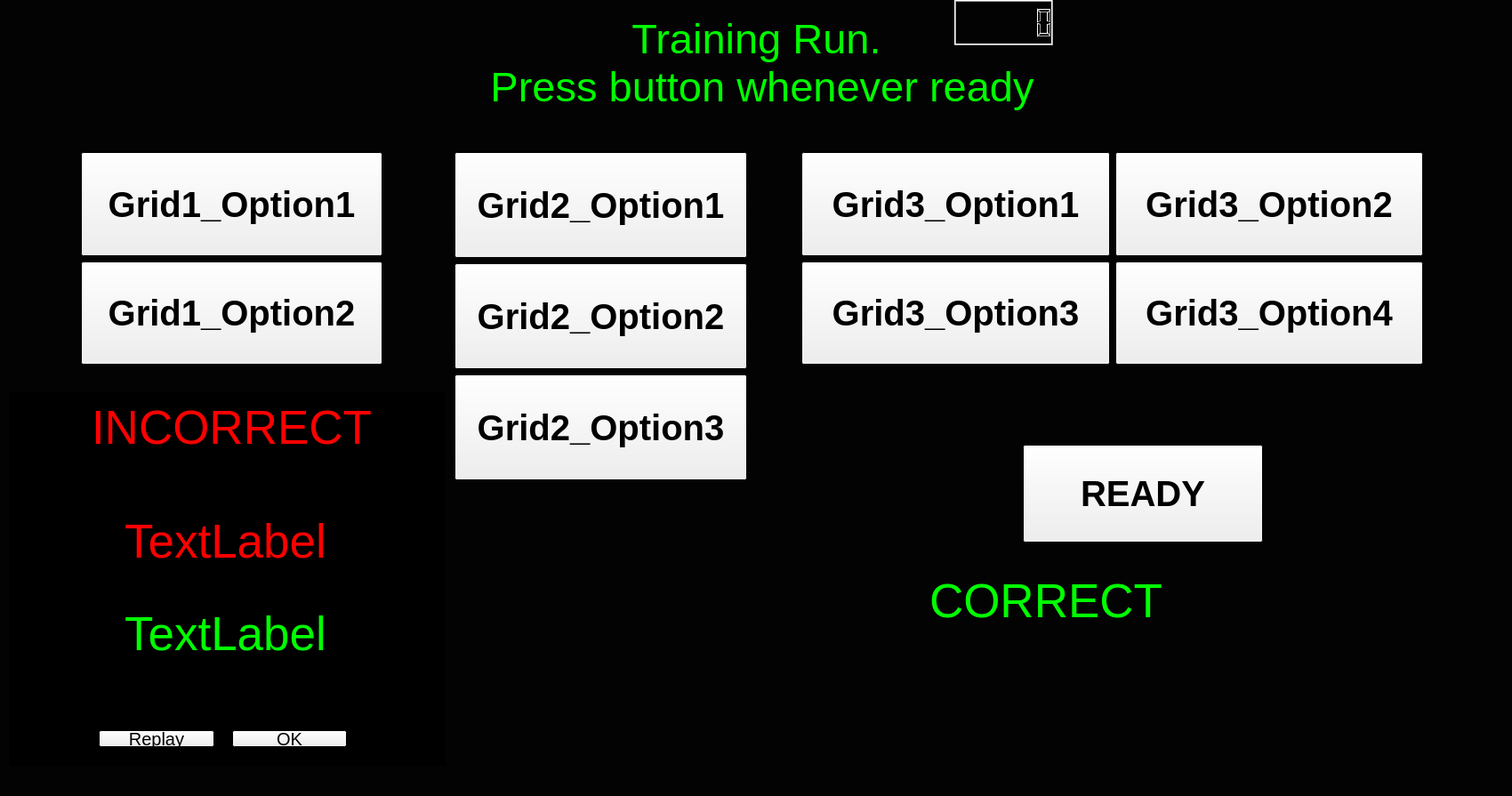
<?xml version="1.0" encoding="UTF-8"?>
<ui version="4.0">
 <class>VowelRecogTraining</class>
 <widget class="QMainWindow" name="VowelRecogTraining">
  <property name="geometry">
   <rect>
    <x>0</x>
    <y>0</y>
    <width>1700</width>
    <height>895</height>
   </rect>
  </property>
  <property name="sizePolicy">
   <sizepolicy hsizetype="Preferred" vsizetype="Preferred">
    <horstretch>0</horstretch>
    <verstretch>0</verstretch>
   </sizepolicy>
  </property>
  <property name="palette">
   <palette>
    <active>
     <colorrole role="Base">
      <brush brushstyle="SolidPattern">
       <color alpha="255">
        <red>255</red>
        <green>255</green>
        <blue>255</blue>
       </color>
      </brush>
     </colorrole>
     <colorrole role="Window">
      <brush brushstyle="SolidPattern">
       <color alpha="255">
        <red>3</red>
        <green>3</green>
        <blue>3</blue>
       </color>
      </brush>
     </colorrole>
    </active>
    <inactive>
     <colorrole role="Base">
      <brush brushstyle="SolidPattern">
       <color alpha="255">
        <red>255</red>
        <green>255</green>
        <blue>255</blue>
       </color>
      </brush>
     </colorrole>
     <colorrole role="Window">
      <brush brushstyle="SolidPattern">
       <color alpha="255">
        <red>3</red>
        <green>3</green>
        <blue>3</blue>
       </color>
      </brush>
     </colorrole>
    </inactive>
    <disabled>
     <colorrole role="Base">
      <brush brushstyle="SolidPattern">
       <color alpha="255">
        <red>3</red>
        <green>3</green>
        <blue>3</blue>
       </color>
      </brush>
     </colorrole>
     <colorrole role="Window">
      <brush brushstyle="SolidPattern">
       <color alpha="255">
        <red>3</red>
        <green>3</green>
        <blue>3</blue>
       </color>
      </brush>
     </colorrole>
    </disabled>
   </palette>
  </property>
  <property name="font">
   <font>
    <pointsize>30</pointsize>
    <weight>50</weight>
    <bold>false</bold>
   </font>
  </property>
  <property name="windowTitle">
   <string>Vowel Recognition Training</string>
  </property>
  <widget class="QWidget" name="MainWidget">
   <property name="sizePolicy">
    <sizepolicy hsizetype="Fixed" vsizetype="Fixed">
     <horstretch>0</horstretch>
     <verstretch>0</verstretch>
    </sizepolicy>
   </property>
   <property name="font">
    <font>
     <weight>50</weight>
     <bold>false</bold>
    </font>
   </property>
   <widget class="QLabel" name="status">
    <property name="geometry">
     <rect>
      <x>50</x>
      <y>0</y>
      <width>1601</width>
      <height>141</height>
     </rect>
    </property>
    <property name="palette">
     <palette>
      <active>
       <colorrole role="WindowText">
        <brush brushstyle="SolidPattern">
         <color alpha="255">
          <red>0</red>
          <green>255</green>
          <blue>0</blue>
         </color>
        </brush>
       </colorrole>
      </active>
      <inactive>
       <colorrole role="WindowText">
        <brush brushstyle="SolidPattern">
         <color alpha="255">
          <red>0</red>
          <green>255</green>
          <blue>0</blue>
         </color>
        </brush>
       </colorrole>
      </inactive>
      <disabled>
       <colorrole role="WindowText">
        <brush brushstyle="SolidPattern">
         <color alpha="255">
          <red>120</red>
          <green>120</green>
          <blue>120</blue>
         </color>
        </brush>
       </colorrole>
      </disabled>
     </palette>
    </property>
    <property name="font">
     <font>
      <pointsize>35</pointsize>
     </font>
    </property>
    <property name="layoutDirection">
     <enum>Qt::LeftToRight</enum>
    </property>
    <property name="text">
     <string>Training Run.
 Press button whenever ready</string>
    </property>
    <property name="alignment">
     <set>Qt::AlignCenter</set>
    </property>
   </widget>
   <widget class="QLCDNumber" name="time">
    <property name="geometry">
     <rect>
      <x>1073</x>
      <y>0</y>
      <width>111</width>
      <height>51</height>
     </rect>
    </property>
    <property name="smallDecimalPoint">
     <bool>false</bool>
    </property>
    <property name="numDigits">
     <number>6</number>
    </property>
    <property name="digitCount">
     <number>6</number>
    </property>
    <property name="segmentStyle">
     <enum>QLCDNumber::Filled</enum>
    </property>
   </widget>
   <widget class="QWidget" name="WrongWidget" native="true">
    <property name="geometry">
     <rect>
      <x>10</x>
      <y>440</y>
      <width>491</width>
      <height>421</height>
     </rect>
    </property>
    <property name="palette">
     <palette>
      <active>
       <colorrole role="Base">
        <brush brushstyle="SolidPattern">
         <color alpha="255">
          <red>255</red>
          <green>255</green>
          <blue>255</blue>
         </color>
        </brush>
       </colorrole>
       <colorrole role="Window">
        <brush brushstyle="SolidPattern">
         <color alpha="255">
          <red>0</red>
          <green>0</green>
          <blue>0</blue>
         </color>
        </brush>
       </colorrole>
      </active>
      <inactive>
       <colorrole role="Base">
        <brush brushstyle="SolidPattern">
         <color alpha="255">
          <red>255</red>
          <green>255</green>
          <blue>255</blue>
         </color>
        </brush>
       </colorrole>
       <colorrole role="Window">
        <brush brushstyle="SolidPattern">
         <color alpha="255">
          <red>0</red>
          <green>0</green>
          <blue>0</blue>
         </color>
        </brush>
       </colorrole>
      </inactive>
      <disabled>
       <colorrole role="Base">
        <brush brushstyle="SolidPattern">
         <color alpha="255">
          <red>0</red>
          <green>0</green>
          <blue>0</blue>
         </color>
        </brush>
       </colorrole>
       <colorrole role="Window">
        <brush brushstyle="SolidPattern">
         <color alpha="255">
          <red>0</red>
          <green>0</green>
          <blue>0</blue>
         </color>
        </brush>
       </colorrole>
      </disabled>
     </palette>
    </property>
    <property name="autoFillBackground">
     <bool>true</bool>
    </property>
    <widget class="QWidget" name="gridLayoutWidget_2">
     <property name="geometry">
      <rect>
       <x>0</x>
       <y>90</y>
       <width>489</width>
       <height>264</height>
      </rect>
     </property>
     <layout class="QGridLayout" name="Wrong_ShowUserLabels">
      <property name="sizeConstraint">
       <enum>QLayout::SetNoConstraint</enum>
      </property>
      <item row="1" column="1">
       <widget class="QLabel" name="Wrong_CorrectToken">
        <property name="sizePolicy">
         <sizepolicy hsizetype="Fixed" vsizetype="Fixed">
          <horstretch>0</horstretch>
          <verstretch>0</verstretch>
         </sizepolicy>
        </property>
        <property name="palette">
         <palette>
          <active>
           <colorrole role="WindowText">
            <brush brushstyle="SolidPattern">
             <color alpha="255">
              <red>0</red>
              <green>255</green>
              <blue>0</blue>
             </color>
            </brush>
           </colorrole>
          </active>
          <inactive>
           <colorrole role="WindowText">
            <brush brushstyle="SolidPattern">
             <color alpha="255">
              <red>0</red>
              <green>255</green>
              <blue>0</blue>
             </color>
            </brush>
           </colorrole>
          </inactive>
          <disabled>
           <colorrole role="WindowText">
            <brush brushstyle="SolidPattern">
             <color alpha="255">
              <red>120</red>
              <green>120</green>
              <blue>120</blue>
             </color>
            </brush>
           </colorrole>
          </disabled>
         </palette>
        </property>
        <property name="font">
         <font>
          <pointsize>40</pointsize>
         </font>
        </property>
        <property name="text">
         <string>TextLabel</string>
        </property>
        <property name="alignment">
         <set>Qt::AlignCenter</set>
        </property>
       </widget>
      </item>
      <item row="1" column="2">
       <widget class="QLabel" name="Wrong_CorrectImg">
        <property name="sizePolicy">
         <sizepolicy hsizetype="Fixed" vsizetype="Fixed">
          <horstretch>0</horstretch>
          <verstretch>0</verstretch>
         </sizepolicy>
        </property>
        <property name="text">
         <string/>
        </property>
        <property name="pixmap">
         <pixmap>correct.png</pixmap>
        </property>
        <property name="alignment">
         <set>Qt::AlignCenter</set>
        </property>
       </widget>
      </item>
      <item row="0" column="1">
       <widget class="QLabel" name="Wrong_IncorrectToken">
        <property name="sizePolicy">
         <sizepolicy hsizetype="Fixed" vsizetype="Fixed">
          <horstretch>0</horstretch>
          <verstretch>0</verstretch>
         </sizepolicy>
        </property>
        <property name="palette">
         <palette>
          <active>
           <colorrole role="WindowText">
            <brush brushstyle="SolidPattern">
             <color alpha="255">
              <red>255</red>
              <green>0</green>
              <blue>0</blue>
             </color>
            </brush>
           </colorrole>
          </active>
          <inactive>
           <colorrole role="WindowText">
            <brush brushstyle="SolidPattern">
             <color alpha="255">
              <red>255</red>
              <green>0</green>
              <blue>0</blue>
             </color>
            </brush>
           </colorrole>
          </inactive>
          <disabled>
           <colorrole role="WindowText">
            <brush brushstyle="SolidPattern">
             <color alpha="255">
              <red>120</red>
              <green>120</green>
              <blue>120</blue>
             </color>
            </brush>
           </colorrole>
          </disabled>
         </palette>
        </property>
        <property name="font">
         <font>
          <pointsize>40</pointsize>
         </font>
        </property>
        <property name="text">
         <string>TextLabel</string>
        </property>
        <property name="alignment">
         <set>Qt::AlignCenter</set>
        </property>
       </widget>
      </item>
      <item row="0" column="2">
       <widget class="QLabel" name="Wrong_IncorrectImg">
        <property name="sizePolicy">
         <sizepolicy hsizetype="Fixed" vsizetype="Fixed">
          <horstretch>0</horstretch>
          <verstretch>0</verstretch>
         </sizepolicy>
        </property>
        <property name="text">
         <string/>
        </property>
        <property name="pixmap">
         <pixmap>incorrect.png</pixmap>
        </property>
        <property name="alignment">
         <set>Qt::AlignCenter</set>
        </property>
       </widget>
      </item>
      <item row="0" column="0">
       <widget class="QLabel" name="Wrong_Incorrect_play">
        <property name="sizePolicy">
         <sizepolicy hsizetype="Fixed" vsizetype="Fixed">
          <horstretch>0</horstretch>
          <verstretch>0</verstretch>
         </sizepolicy>
        </property>
        <property name="text">
         <string/>
        </property>
        <property name="pixmap">
         <pixmap>play.png</pixmap>
        </property>
        <property name="alignment">
         <set>Qt::AlignCenter</set>
        </property>
       </widget>
      </item>
      <item row="1" column="0">
       <widget class="QLabel" name="Wrong_Correct_play">
        <property name="sizePolicy">
         <sizepolicy hsizetype="Fixed" vsizetype="Fixed">
          <horstretch>0</horstretch>
          <verstretch>0</verstretch>
         </sizepolicy>
        </property>
        <property name="text">
         <string/>
        </property>
        <property name="pixmap">
         <pixmap>play.png</pixmap>
        </property>
        <property name="alignment">
         <set>Qt::AlignCenter</set>
        </property>
       </widget>
      </item>
     </layout>
     <zorder>Wrong_CorrectImg</zorder>
     <zorder>Wrong_CorrectToken</zorder>
     <zorder>Wrong_IncorrectToken</zorder>
     <zorder>Wrong_IncorrectImg</zorder>
     <zorder>Wrong_Incorrect_play</zorder>
     <zorder>Wrong_Correct_play</zorder>
    </widget>
    <widget class="QWidget" name="horizontalLayoutWidget">
     <property name="geometry">
      <rect>
       <x>90</x>
       <y>370</y>
       <width>301</width>
       <height>41</height>
      </rect>
     </property>
     <layout class="QHBoxLayout" name="Wrong_UserControls">
      <property name="spacing">
       <number>20</number>
      </property>
      <item>
       <widget class="QPushButton" name="Wrong_replay">
        <property name="sizePolicy">
         <sizepolicy hsizetype="Minimum" vsizetype="Minimum">
          <horstretch>0</horstretch>
          <verstretch>0</verstretch>
         </sizepolicy>
        </property>
        <property name="font">
         <font>
          <pointsize>15</pointsize>
         </font>
        </property>
        <property name="text">
         <string>Replay</string>
        </property>
       </widget>
      </item>
      <item>
       <widget class="QPushButton" name="Wrong_ok">
        <property name="sizePolicy">
         <sizepolicy hsizetype="Minimum" vsizetype="Minimum">
          <horstretch>0</horstretch>
          <verstretch>0</verstretch>
         </sizepolicy>
        </property>
        <property name="font">
         <font>
          <pointsize>15</pointsize>
         </font>
        </property>
        <property name="text">
         <string>OK</string>
        </property>
       </widget>
      </item>
     </layout>
    </widget>
    <widget class="QLabel" name="Wrong_Label">
     <property name="geometry">
      <rect>
       <x>70</x>
       <y>10</y>
       <width>361</width>
       <height>61</height>
      </rect>
     </property>
     <property name="palette">
      <palette>
       <active>
        <colorrole role="WindowText">
         <brush brushstyle="SolidPattern">
          <color alpha="255">
           <red>255</red>
           <green>0</green>
           <blue>0</blue>
          </color>
         </brush>
        </colorrole>
       </active>
       <inactive>
        <colorrole role="WindowText">
         <brush brushstyle="SolidPattern">
          <color alpha="255">
           <red>255</red>
           <green>0</green>
           <blue>0</blue>
          </color>
         </brush>
        </colorrole>
       </inactive>
       <disabled>
        <colorrole role="WindowText">
         <brush brushstyle="SolidPattern">
          <color alpha="255">
           <red>120</red>
           <green>120</green>
           <blue>120</blue>
          </color>
         </brush>
        </colorrole>
       </disabled>
      </palette>
     </property>
     <property name="font">
      <font>
       <pointsize>40</pointsize>
      </font>
     </property>
     <property name="text">
      <string>INCORRECT</string>
     </property>
     <property name="alignment">
      <set>Qt::AlignCenter</set>
     </property>
    </widget>
   </widget>
   <widget class="QWidget" name="Grid1_Widget" native="true">
    <property name="geometry">
     <rect>
      <x>80</x>
      <y>160</y>
      <width>361</width>
      <height>261</height>
     </rect>
    </property>
    <layout class="QVBoxLayout" name="Grid_1">
     <item>
      <widget class="QPushButton" name="G1_O1">
       <property name="sizePolicy">
        <sizepolicy hsizetype="Expanding" vsizetype="MinimumExpanding">
         <horstretch>0</horstretch>
         <verstretch>0</verstretch>
        </sizepolicy>
       </property>
       <property name="font">
        <font>
         <weight>75</weight>
         <bold>true</bold>
        </font>
       </property>
       <property name="text">
        <string>Grid1_Option1</string>
       </property>
      </widget>
     </item>
     <item>
      <widget class="QPushButton" name="G1_O2">
       <property name="sizePolicy">
        <sizepolicy hsizetype="MinimumExpanding" vsizetype="MinimumExpanding">
         <horstretch>0</horstretch>
         <verstretch>0</verstretch>
        </sizepolicy>
       </property>
       <property name="font">
        <font>
         <weight>75</weight>
         <bold>true</bold>
        </font>
       </property>
       <property name="text">
        <string>Grid1_Option2</string>
       </property>
      </widget>
     </item>
    </layout>
   </widget>
   <widget class="QWidget" name="Grid2_Widget" native="true">
    <property name="geometry">
     <rect>
      <x>500</x>
      <y>160</y>
      <width>351</width>
      <height>391</height>
     </rect>
    </property>
    <layout class="QVBoxLayout" name="Grid_2">
     <item>
      <widget class="QPushButton" name="G2_O1">
       <property name="sizePolicy">
        <sizepolicy hsizetype="MinimumExpanding" vsizetype="MinimumExpanding">
         <horstretch>0</horstretch>
         <verstretch>0</verstretch>
        </sizepolicy>
       </property>
       <property name="font">
        <font>
         <weight>75</weight>
         <bold>true</bold>
        </font>
       </property>
       <property name="text">
        <string>Grid2_Option1</string>
       </property>
      </widget>
     </item>
     <item>
      <widget class="QPushButton" name="G2_O2">
       <property name="sizePolicy">
        <sizepolicy hsizetype="MinimumExpanding" vsizetype="MinimumExpanding">
         <horstretch>0</horstretch>
         <verstretch>0</verstretch>
        </sizepolicy>
       </property>
       <property name="font">
        <font>
         <weight>75</weight>
         <bold>true</bold>
        </font>
       </property>
       <property name="text">
        <string>Grid2_Option2</string>
       </property>
      </widget>
     </item>
     <item>
      <widget class="QPushButton" name="G2_O3">
       <property name="sizePolicy">
        <sizepolicy hsizetype="MinimumExpanding" vsizetype="MinimumExpanding">
         <horstretch>0</horstretch>
         <verstretch>0</verstretch>
        </sizepolicy>
       </property>
       <property name="font">
        <font>
         <weight>75</weight>
         <bold>true</bold>
        </font>
       </property>
       <property name="text">
        <string>Grid2_Option3</string>
       </property>
      </widget>
     </item>
    </layout>
   </widget>
   <widget class="QWidget" name="Grid3_Widget" native="true">
    <property name="geometry">
     <rect>
      <x>890</x>
      <y>160</y>
      <width>721</width>
      <height>261</height>
     </rect>
    </property>
    <layout class="QGridLayout" name="Grid_3">
     <item row="0" column="0">
      <widget class="QPushButton" name="G3_O1">
       <property name="sizePolicy">
        <sizepolicy hsizetype="MinimumExpanding" vsizetype="MinimumExpanding">
         <horstretch>0</horstretch>
         <verstretch>0</verstretch>
        </sizepolicy>
       </property>
       <property name="font">
        <font>
         <weight>75</weight>
         <bold>true</bold>
        </font>
       </property>
       <property name="text">
        <string>Grid3_Option1</string>
       </property>
      </widget>
     </item>
     <item row="1" column="0">
      <widget class="QPushButton" name="G3_O3">
       <property name="sizePolicy">
        <sizepolicy hsizetype="MinimumExpanding" vsizetype="MinimumExpanding">
         <horstretch>0</horstretch>
         <verstretch>0</verstretch>
        </sizepolicy>
       </property>
       <property name="font">
        <font>
         <weight>75</weight>
         <bold>true</bold>
        </font>
       </property>
       <property name="text">
        <string>Grid3_Option3</string>
       </property>
      </widget>
     </item>
     <item row="0" column="1">
      <widget class="QPushButton" name="G3_O2">
       <property name="sizePolicy">
        <sizepolicy hsizetype="MinimumExpanding" vsizetype="MinimumExpanding">
         <horstretch>0</horstretch>
         <verstretch>0</verstretch>
        </sizepolicy>
       </property>
       <property name="font">
        <font>
         <weight>75</weight>
         <bold>true</bold>
        </font>
       </property>
       <property name="text">
        <string>Grid3_Option2</string>
       </property>
      </widget>
     </item>
     <item row="1" column="1">
      <widget class="QPushButton" name="G3_O4">
       <property name="sizePolicy">
        <sizepolicy hsizetype="MinimumExpanding" vsizetype="MinimumExpanding">
         <horstretch>0</horstretch>
         <verstretch>0</verstretch>
        </sizepolicy>
       </property>
       <property name="font">
        <font>
         <weight>75</weight>
         <bold>true</bold>
        </font>
       </property>
       <property name="text">
        <string>Grid3_Option4</string>
       </property>
      </widget>
     </item>
    </layout>
   </widget>
   <widget class="QWidget" name="RightWidget" native="true">
    <property name="geometry">
     <rect>
      <x>970</x>
      <y>610</y>
      <width>441</width>
      <height>131</height>
     </rect>
    </property>
    <layout class="QHBoxLayout" name="horizontalLayout_2">
     <item>
      <widget class="QLabel" name="Right_Label">
       <property name="palette">
        <palette>
         <active>
          <colorrole role="WindowText">
           <brush brushstyle="SolidPattern">
            <color alpha="255">
             <red>0</red>
             <green>255</green>
             <blue>0</blue>
            </color>
           </brush>
          </colorrole>
         </active>
         <inactive>
          <colorrole role="WindowText">
           <brush brushstyle="SolidPattern">
            <color alpha="255">
             <red>0</red>
             <green>255</green>
             <blue>0</blue>
            </color>
           </brush>
          </colorrole>
         </inactive>
         <disabled>
          <colorrole role="WindowText">
           <brush brushstyle="SolidPattern">
            <color alpha="255">
             <red>120</red>
             <green>120</green>
             <blue>120</blue>
            </color>
           </brush>
          </colorrole>
         </disabled>
        </palette>
       </property>
       <property name="font">
        <font>
         <pointsize>40</pointsize>
        </font>
       </property>
       <property name="text">
        <string>CORRECT</string>
       </property>
       <property name="alignment">
        <set>Qt::AlignCenter</set>
       </property>
      </widget>
     </item>
     <item>
      <widget class="QLabel" name="Right_CorrectImg">
       <property name="sizePolicy">
        <sizepolicy hsizetype="Fixed" vsizetype="Preferred">
         <horstretch>0</horstretch>
         <verstretch>0</verstretch>
        </sizepolicy>
       </property>
       <property name="text">
        <string/>
       </property>
       <property name="pixmap">
        <pixmap>correct.png</pixmap>
       </property>
       <property name="alignment">
        <set>Qt::AlignCenter</set>
       </property>
      </widget>
     </item>
    </layout>
   </widget>
   <widget class="QPushButton" name="ready">
    <property name="geometry">
     <rect>
      <x>1150</x>
      <y>500</y>
      <width>270</width>
      <height>110</height>
     </rect>
    </property>
    <property name="font">
     <font>
      <weight>75</weight>
      <bold>true</bold>
     </font>
    </property>
    <property name="text">
     <string>READY</string>
    </property>
   </widget>
  </widget>
 </widget>
 <layoutdefault spacing="6" margin="11"/>
 <resources/>
 <connections/>
</ui>
